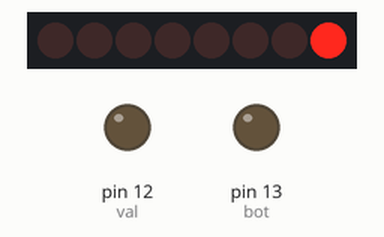
Recording of a sketch running on a simulated Arduino Uno, built with avr-gcc and run on an emulated ATmega328P. Parts: 8 shift-register outputs drawn as a row of LEDs (first output left, lit = HIGH), output pins drawn as LEDs (lit = HIGH). Wiring (inferred from the names in the program): shift register (74HC595): data pin 4; shift clock pin 2; latch pin 3. Wiring (inferred from the signals the program sends): row of LEDs: on Q0, Q1, Q2, Q3, Q4, Q5, Q6, Q7. Pins used as bus, display or sensor lines are not drawn.

Above: at 0.15 s.
At 0.75 s:
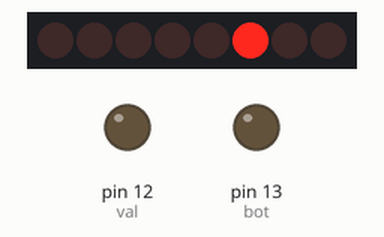
At 1.35 s:
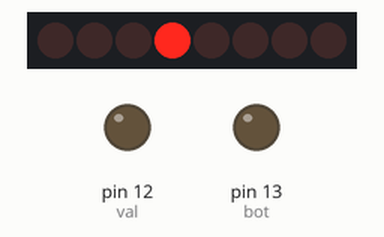
At 1.95 s:
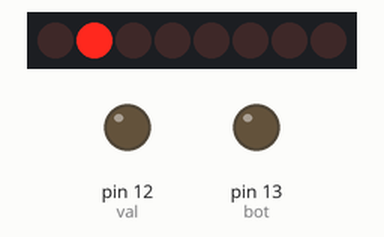
At 3.6 s:
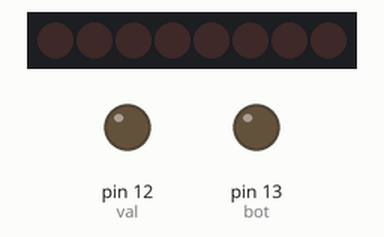
At 5.85 s:
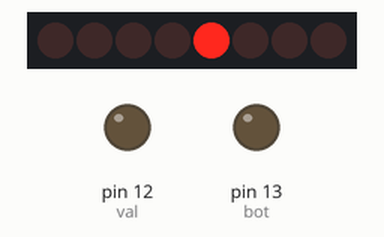
Timing chart, 0 to 6.2 s (numbered marks = the images above):
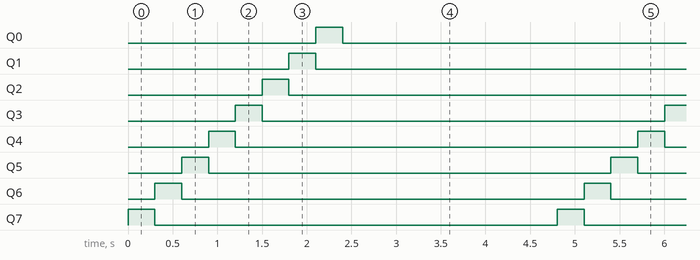

The sketch:

LED_s_and_Button.ino
```cpp
//latch pin
int latchPin = 3;
//clock pin
int clockPin = 2;
//data pin
int dataPin = 4;
//latch pin2
int latchPin2 = 3;
//clock pin2
int clockPin2 = 2;
//data pin2
int dataPin2 = 4;
//botao
int bot = 13;
//led de controle
int val = 12;
int i;
//variavel do tipo byte de nome dado
byte dado;

byte dado2;
//vetor do tipo byte
byte dataArray[8];
byte dataArray2[8];

void setup() {
  pinMode(latchPin, OUTPUT);
  pinMode(latchPin2, OUTPUT);
  pinMode(bot, OUTPUT);
  pinMode(val, OUTPUT);
  Serial.begin(9600);

  //setando o vetor com binario
  dataArray[0] = 0b10000000;
  dataArray[1] = 0b01000000;
  dataArray[2] = 0b00100000;
  dataArray[3] = 0b00010000;
  dataArray[4] = 0b00001000;
  dataArray[5] = 0b00000100;
  dataArray[6] = 0b00000010;
  dataArray[7] = 0b00000001;
}

void loop() {
  for (int j = 0; j < 8; j++) {
    //carregando a sequencia de acordo com o vetor
    dado = dataArray[j];
    //colocando lath pin para Low para transmissao
    digitalWrite(latchPin, 0);
    shiftOut(dataPin, clockPin, dado);
    //colocando lath pin para High para encerrar transmissao
    digitalWrite(latchPin, 1);
    delay(300);
  }
    for (int j = 0; j < 8; j++) {
    //carregando a sequencia de acordo com o vetor
    dado2 = dataArray2[j];
    //colocando lath pin para Low para transmissao
    digitalWrite(latchPin2, 0);
    shiftOut(dataPin2, clockPin2, dado2);
    //colocando lath pin para High para encerrar transmissao
    digitalWrite(latchPin2, 1);
    delay(300);
  }
}


void shiftOut(int myDataPin, int myClockPin, byte myDataOut) {
  int i=0;
  int pinState;
  pinMode(myClockPin, OUTPUT);
  pinMode(myDataPin, OUTPUT);
  digitalWrite(myDataPin, 0);
  digitalWrite(myClockPin, 0);
  for (i=7; i>=0; i--)  {
    digitalWrite(myClockPin, 0);
    if ( myDataOut & (1<<i) ) {
      pinState= 1;
    }
    else {
      pinState= 0;
    }
    digitalWrite(myDataPin, pinState);
    digitalWrite(myClockPin, 1);
    digitalWrite(myDataPin, 0);
  }
  digitalWrite(myClockPin, 0);
}
```

Measured:
- by itself, Q0–7: alternates HIGH for 0.30 s and LOW for 4.5 s
- by itself, everything shown: repeats every 4.8 s, in 9 steps
